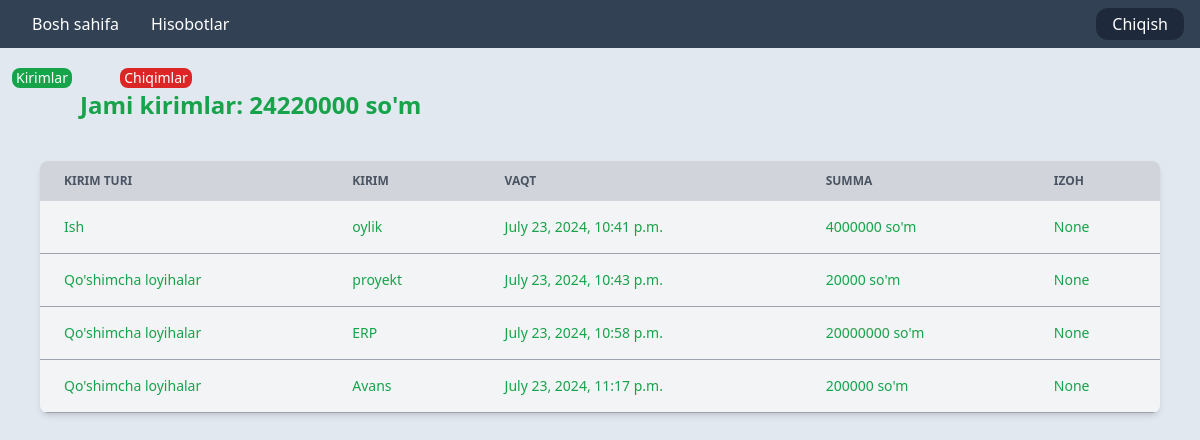
Screenshot of /filter_incomes/ (signed in) with the database file from the repository.
### app_income_expense/models.py (models this page shows, shortened)
class Incomes(models.Model):
    user = models.ForeignKey(Users, on_delete=models.CASCADE)
    income_type = models.ForeignKey(IncomeTypes, on_delete=models.CASCADE)
    earned_from = models.CharField(max_length=800)
    amount = models.IntegerField()
    comment = models.CharField(max_length=400, null=True, blank=True)
    timestamp = models.DateTimeField(auto_now=True)
    class Meta:
        db_table = 'Incomes'

class IncomeTypes(models.Model):
    name = models.CharField(max_length=200, unique=True)
    class Meta:
        db_table = 'IncomeTypes'
    def __str__(self):
        return self.name

### app_income_expense/views.py (the view)
# urls.py: path('filter_incomes/', views.FilterIncomes.as_view(), name='filter-incomes'),
class FilterIncomes(View):
    def get(self, request):
        incomes = models.Incomes.objects.filter(user=request.user)
        income_amount = 0
        for i in models.Incomes.objects.filter(user=request.user):
            income_amount += i.amount
        context = {
            'incomes': incomes,
            'income_amount': income_amount
        }
        return render(request, 'income_expenses/reports/filter_incomes.html', context=context)

### templates/income_expenses/reports/filter_incomes.html (shortened to what this page needs)
{% extends 'base.html' %}
{% block content %}
<div class="bg-green-600 mr-110 inline-block  ml-3 mt-5 rounded-lg w-min pl-1 pr-1">
    <p class="text-white text-sm">Kirimlar</p>
</div>
<a href="{% url 'filter-expenses' %}">
    <div class="bg-red-600 mr-110 inline-block  ml-11 mt-5 rounded-lg w-min pl-1 pr-1">
        <p class="text-white text-sm">Chiqimlar</p>
    </div>
</a>
<div class="text-green-600 text-2xl font-semibold ml-20">
    Jami kirimlar: {{ income_amount }} so'm
</div>
    <div class=" mt-10 ml-10 mr-10 relative overflow-x-auto shadow-md sm:rounded-lg">
        <table class="w-full text-sm text-left rtl:text-right">
            <thead class="text-xs text-white uppercase bg-gray-300 dark:text-white">
                <tr>
                    <th scope="col" class="text-gray-600 px-6 py-3">
                        Kirim turi
                    </th>
                    <th scope="col" class="text-gray-600 px-6 py-3">
                        Kirim
                    </th>
                    <th scope="col" class="px-6 py-3 text-gray-600">
                        vaqt
                    </th>
                    <th scope="col" class="px-6 py-3 text-gray-600">
                        summa
                    </th>
                    <th scope="col" class=" text-gray-600 px-6 py-3">
                        Izoh
                    </th>
                </tr>
            </thead>
            {% for income in incomes %}
                    <tbody>
                        <tr class="bg-gray-100 border-b border-gray-400">
                            <th scope="row" class="text-green-600 px-6 py-4 font-medium">
                                {{ income.income_type }}
                            </th>
                            <th scope="row" class="text-green-600 px-6 py-4 font-medium">
                                {{ income.earned_from }}
                            </th>
                            <td class="text-green-600 px-6 py-4 ">
                                {{ income.timestamp }}
                            </td>
                            <td class="text-green-600 px-6 py-4">
                                {{ income.amount }} so'm
                            </td>
                            <td class="text-green-600 px-6 py-4">
                                {{ income.comment }}
                            </td>
                        </tr>
                    </tbody>
            {% endfor %}
        </table>
    </div>
{% endblock content %}

### rows the page displays
Incomes: income_type "Ish", earned_from "oylik", timestamp "July 23, 2024, 10:41 p.m.", amount "4000000", comment "None"
Incomes: income_type "Qo'shimcha loyihalar", earned_from "proyekt", timestamp "July 23, 2024, 10:43 p.m.", amount "20000", comment "None"
Incomes: income_type "Qo'shimcha loyihalar", earned_from "ERP", timestamp "July 23, 2024, 10:58 p.m.", amount "20000000", comment "None"
Incomes: income_type "Qo'shimcha loyihalar", earned_from "Avans", timestamp "July 23, 2024, 11:17 p.m.", amount "200000", comment "None"

### other values shown
{{ income_amount }} "24220000"
